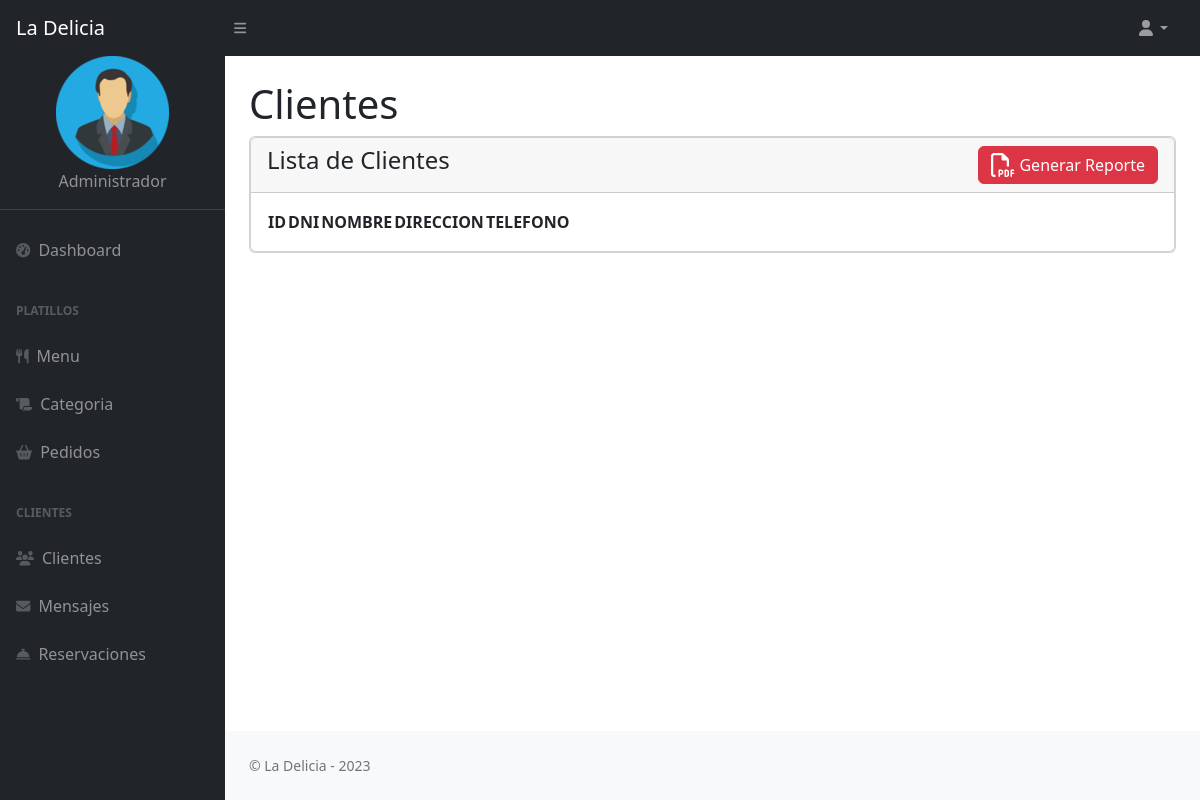
Page /admin/clients.php on the earlier database version.
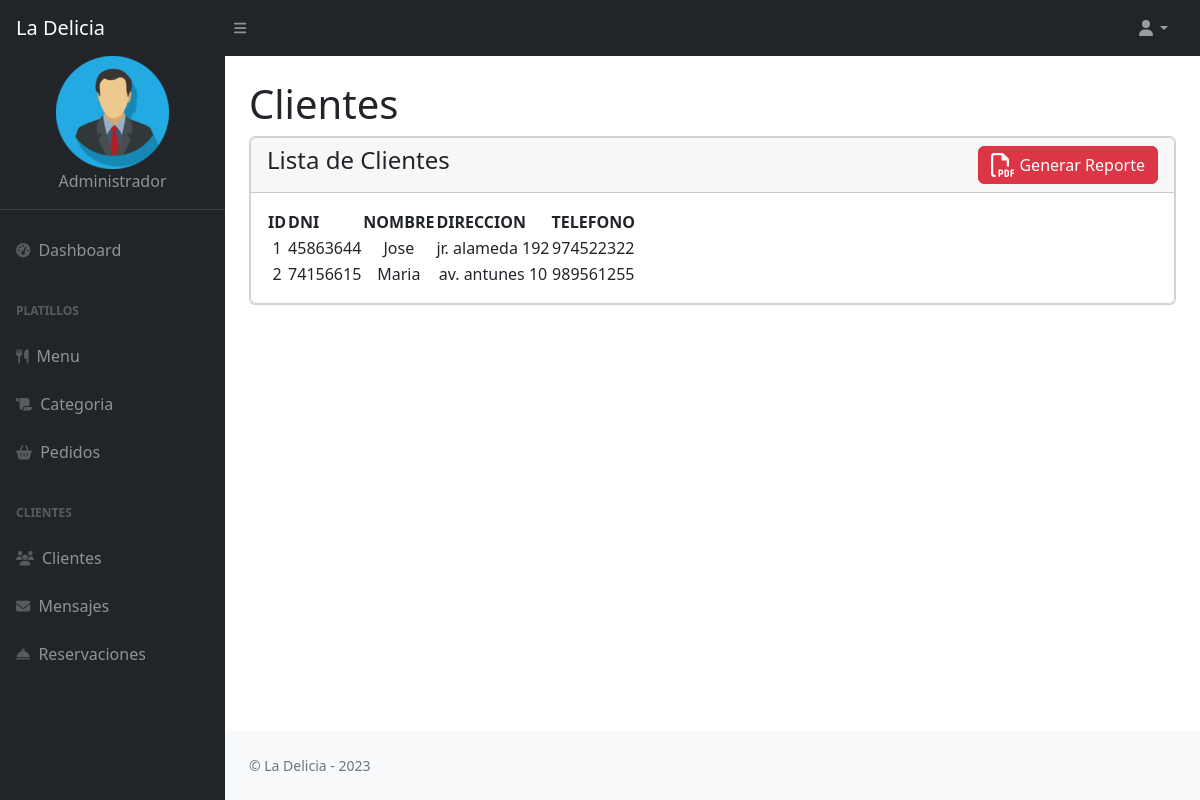
Same page on the later database version.
### tables this page shows
CREATE TABLE `clientes` (
  `id` int(11) NOT NULL,
  `dni` int(8) NOT NULL,
  `nombre` varchar(20) NOT NULL,
  `direccion` varchar(100) NOT NULL,
  `telefono` int(9) NOT NULL
);

### admin/clients.php (the view)
<?php
include "connect.php";
include('templates/header.php');
?>
<div class="container-fluid px-4">
    <h1 class="mt-4">Clientes</h1>
    <div class="card mb-4">
            <div class="card">
                <div class ="card-header">
                    <h4>Lista de Clientes
                    <a href = "report_clients.php" target="_black" class = "btn btn-danger float-end">
                        <i class="fa-regular fa-file-pdf fa-xl"></i> Generar Reporte</a><br>
                    </h4>
                </div>
                <div class="card-body">
                    <table id="datatablesSimple">
                        <thead>
                            <tr>
                            <th>ID</th>
                            <th>DNI</th>
                            <th>NOMBRE</th>
                            <th>DIRECCION</th>
                            <th>TELEFONO</th>
                            </tr>
                        </thead>
                    <?php
                        $s = mysqli_query($con,"SELECT * FROM clientes");
                        while($r = mysqli_fetch_array($s))
                        {
                    ?>
                    <tr align=center>
                        <td><?php echo $r['id']; ?></td>
                        <td><?php echo $r['dni']; ?></td>
                        <td><?php echo $r['nombre']; ?></td>
                        <td><?php echo $r['direccion']; ?></td>
                        <td><?php echo $r['telefono']; ?></td>
                    </tr>
                    <?php
                    }
                    ?>
                    </table>
                </div>
        </div>
<?php
include('templates/footer.php');
include('templates/scripts.php');
?>

Differences in the rows shown:
added clientes: id "1", dni "45863644", nombre "Jose", direccion "jr. alameda 192", telefono "974522322"
added clientes: id "2", dni "74156615", nombre "Maria", direccion "av. antunes 10", telefono "989561255"
